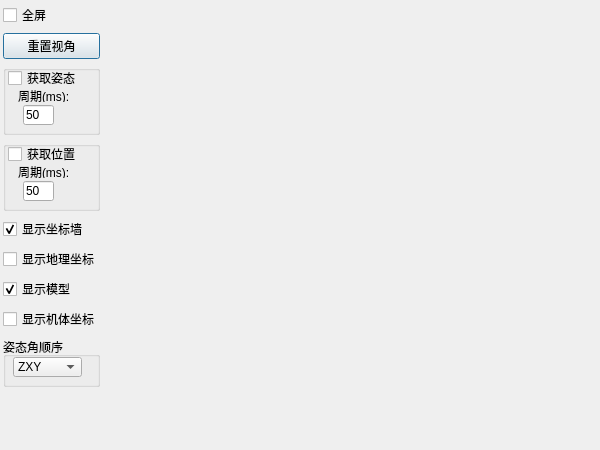
<?xml version="1.0" encoding="UTF-8"?>
<ui version="4.0">
 <class>DialogScene</class>
 <widget class="QDialog" name="DialogScene">
  <property name="geometry">
   <rect>
    <x>0</x>
    <y>0</y>
    <width>600</width>
    <height>450</height>
   </rect>
  </property>
  <property name="windowTitle">
   <string>场景</string>
  </property>
  <widget class="QWidget" name="horizontalLayoutWidget">
   <property name="geometry">
    <rect>
     <x>0</x>
     <y>0</y>
     <width>601</width>
     <height>806</height>
    </rect>
   </property>
   <layout class="QHBoxLayout" name="horizontalLayout" stretch="0,1">
    <item>
     <layout class="QVBoxLayout" name="verticalLayout_3">
      <property name="leftMargin">
       <number>3</number>
      </property>
      <property name="topMargin">
       <number>3</number>
      </property>
      <property name="rightMargin">
       <number>3</number>
      </property>
      <item>
       <widget class="QCheckBox" name="fullscreen">
        <property name="text">
         <string>全屏</string>
        </property>
       </widget>
      </item>
      <item>
       <widget class="QPushButton" name="resetView">
        <property name="text">
         <string>重置视角</string>
        </property>
       </widget>
      </item>
      <item>
       <widget class="QGroupBox" name="groupBox_3">
        <property name="minimumSize">
         <size>
          <width>0</width>
          <height>70</height>
         </size>
        </property>
        <property name="title">
         <string/>
        </property>
        <widget class="QCheckBox" name="autoGetAttitude">
         <property name="geometry">
          <rect>
           <x>5</x>
           <y>5</y>
           <width>70</width>
           <height>16</height>
          </rect>
         </property>
         <property name="text">
          <string>获取姿态</string>
         </property>
        </widget>
        <widget class="QLabel" name="label_2">
         <property name="geometry">
          <rect>
           <x>15</x>
           <y>25</y>
           <width>54</width>
           <height>12</height>
          </rect>
         </property>
         <property name="text">
          <string>周期(ms):</string>
         </property>
        </widget>
        <widget class="QLineEdit" name="autoGetAttitude_period">
         <property name="geometry">
          <rect>
           <x>20</x>
           <y>40</y>
           <width>31</width>
           <height>20</height>
          </rect>
         </property>
         <property name="inputMask">
          <string>9999; </string>
         </property>
         <property name="text">
          <string>50</string>
         </property>
        </widget>
       </widget>
      </item>
      <item>
       <widget class="QGroupBox" name="groupBox_4">
        <property name="minimumSize">
         <size>
          <width>0</width>
          <height>70</height>
         </size>
        </property>
        <property name="title">
         <string/>
        </property>
        <widget class="QCheckBox" name="autoGetPosition">
         <property name="geometry">
          <rect>
           <x>5</x>
           <y>5</y>
           <width>70</width>
           <height>16</height>
          </rect>
         </property>
         <property name="text">
          <string>获取位置</string>
         </property>
        </widget>
        <widget class="QLabel" name="label_3">
         <property name="geometry">
          <rect>
           <x>15</x>
           <y>25</y>
           <width>54</width>
           <height>12</height>
          </rect>
         </property>
         <property name="text">
          <string>周期(ms):</string>
         </property>
        </widget>
        <widget class="QLineEdit" name="autoGetPosition_period">
         <property name="geometry">
          <rect>
           <x>20</x>
           <y>40</y>
           <width>31</width>
           <height>20</height>
          </rect>
         </property>
         <property name="inputMask">
          <string>9999; </string>
         </property>
         <property name="text">
          <string>50</string>
         </property>
        </widget>
       </widget>
      </item>
      <item>
       <widget class="QCheckBox" name="displayWall">
        <property name="text">
         <string>显示坐标墙</string>
        </property>
        <property name="checked">
         <bool>true</bool>
        </property>
       </widget>
      </item>
      <item>
       <widget class="QCheckBox" name="displayWorldAxes">
        <property name="text">
         <string>显示地理坐标</string>
        </property>
       </widget>
      </item>
      <item>
       <widget class="QCheckBox" name="displayModel">
        <property name="text">
         <string>显示模型</string>
        </property>
        <property name="checked">
         <bool>true</bool>
        </property>
       </widget>
      </item>
      <item>
       <widget class="QCheckBox" name="displayModelAxes">
        <property name="text">
         <string>显示机体坐标</string>
        </property>
       </widget>
      </item>
      <item>
       <widget class="QGroupBox" name="groupBox">
        <property name="minimumSize">
         <size>
          <width>0</width>
          <height>50</height>
         </size>
        </property>
        <property name="title">
         <string>姿态角顺序</string>
        </property>
        <widget class="QComboBox" name="comboBox">
         <property name="geometry">
          <rect>
           <x>10</x>
           <y>20</y>
           <width>69</width>
           <height>20</height>
          </rect>
         </property>
         <item>
          <property name="text">
           <string>ZXY</string>
          </property>
         </item>
        </widget>
       </widget>
      </item>
      <item>
       <spacer name="verticalSpacer_2">
        <property name="orientation">
         <enum>Qt::Vertical</enum>
        </property>
        <property name="sizeHint" stdset="0">
         <size>
          <width>20</width>
          <height>40</height>
         </size>
        </property>
       </spacer>
      </item>
     </layout>
    </item>
    <item>
     <widget class="GLWidget" name="scene" native="true">
      <property name="cursor">
       <cursorShape>OpenHandCursor</cursorShape>
      </property>
     </widget>
    </item>
   </layout>
  </widget>
 </widget>
 <customwidgets>
  <customwidget>
   <class>GLWidget</class>
   <extends>QWidget</extends>
   <header>dialogscene/glwidget.h</header>
   <container>1</container>
  </customwidget>
 </customwidgets>
 <resources/>
 <connections/>
</ui>
